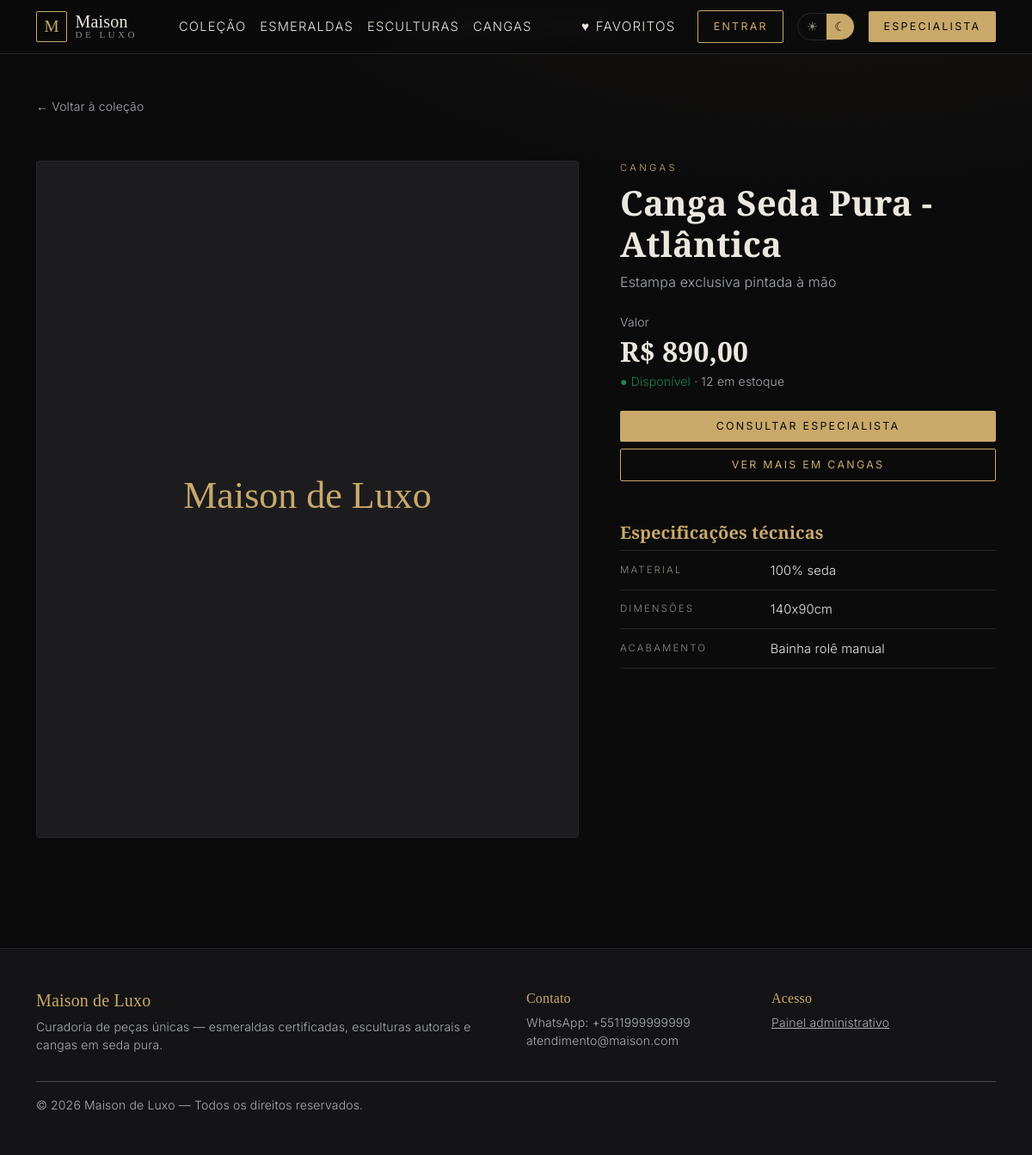
The app's page /produto.php?id=3 with its own data.
### tables this page shows
CREATE TABLE IF NOT EXISTS `produtos` (
  `id` INT AUTO_INCREMENT PRIMARY KEY,
  `nome` VARCHAR(180) NOT NULL,
  `categoria` ENUM('Esmeraldas','Esculturas','Cangas') NOT NULL,
  `preco` DECIMAL(10,2) NOT NULL DEFAULT 0.00,
  `descricao_curta` VARCHAR(255) DEFAULT NULL,
  `especificacoes_tecnicas` TEXT,
  `imagem_url` VARCHAR(255) DEFAULT NULL,
  `estoque` INT NOT NULL DEFAULT 0,
  `criado_em` TIMESTAMP DEFAULT CURRENT_TIMESTAMP,
  INDEX (`categoria`)
);

### includes/cliente_auth.php (called while the page is built, shortened)
<?php
function cliente_logado(): bool {
    return !empty($_SESSION['cliente_id']);
}
function cliente_id(): ?int {
    return cliente_logado() ? (int)$_SESSION['cliente_id'] : null;
}
function favoritos_ids(PDO $pdo): array {
    $cid = cliente_id();
    if (!$cid) return [];
    $s = $pdo->prepare('SELECT produto_id FROM favoritos WHERE cliente_id = :c');
    $s->execute([':c' => $cid]);
    return array_map('intval', $s->fetchAll(PDO::FETCH_COLUMN));
}

### produto.php (the view, shortened to what this page needs)
<?php
require_once __DIR__ . '/config.php';
require_once __DIR__ . '/includes/cliente_auth.php';
$id = isset($_GET['id']) ? (int)$_GET['id'] : 0;
$stmt = $pdo->prepare('SELECT * FROM produtos WHERE id = :id');
$stmt->execute([':id' => $id]);
$produto = $stmt->fetch();
$estoque       = max(0, (int)$produto['estoque']);
$indisponivel  = $estoque <= 0;
if ($indisponivel) {
    $msg = "Olá! Tenho interesse na peça \"{$produto['nome']}\" (cód. {$produto['id']}), que consta como ESGOTADA. Existe previsão de reposição ou peça similar?";
} else {
    $msg = "Olá! Tenho interesse na peça \"{$produto['nome']}\" (cód. {$produto['id']}). Poderia me enviar mais informações?";
}
$wapp = 'https://wa.me/' . WHATSAPP_NUMERO . '?text=' . rawurlencode($msg);
include __DIR__ . '/includes/header.php';
?>
<section class="container py-5">
  <a href="index.php" class="text-muted small text-decoration-none">← Voltar à coleção</a>
  <div class="row g-5 mt-1">
    <div class="col-lg-7">
      <div class="detail-gallery">
        <img id="mainImg" src="<?= htmlspecialchars($produto['imagem_url'] ?: 'assets/placeholder.svg') ?>" alt="<?= htmlspecialchars($produto['nome']) ?>" onerror="this.src='assets/placeholder.svg'">
      </div>
    </div>
    <div class="col-lg-5">
      <p class="product-cat mb-2"><?= htmlspecialchars($produto['categoria']) ?></p>
      <h1 class="serif"><?= htmlspecialchars($produto['nome']) ?></h1>
      <p class="text-muted"><?= htmlspecialchars($produto['descricao_curta'] ?? '') ?></p>
      <div class="my-4">
        <div class="text-muted small">Valor</div>
        <div class="serif" style="font-size:2rem;">R$ <?= number_format((float)$produto['preco'], 2, ',', '.') ?></div>
        <div class="small">
          <?php if ($indisponivel): ?>
            <span class="badge bg-danger">Esgotado</span>
            <span class="text-muted ms-2">Venda temporariamente bloqueada.</span>
          <?php else: ?>
            <span class="text-success">● Disponível</span>
            <span class="text-muted">· <?= $estoque ?> em estoque</span>
          <?php endif; ?>
        </div>
      </div>
      <?php
        $isFav = in_array((int)$produto['id'], favoritos_ids($pdo), true);
      ?>
      <button type="button"
              class="btn btn-fav-detail w-100 mb-2 fav-btn <?= $isFav ? 'is-on' : '' ?>"
              data-id="<?= (int)$produto['id'] ?>"
              title="<?= $isFav ? 'Remover dos favoritos' : 'Adicionar aos favoritos' ?>">
        <span class="heart">♥</span>
        <span class="lbl-off">Adicionar aos favoritos</span>
      </button>
      <?php if ($indisponivel): ?>
        <button class="btn btn-gold w-100 mb-2" disabled aria-disabled="true">Indisponível para venda</button>
        <a href="<?= $wapp ?>" target="_blank" class="btn btn-outline-gold w-100 mb-2">Consultar reposição no WhatsApp</a>
      <?php else: ?>
        <a href="<?= $wapp ?>" target="_blank" class="btn btn-gold w-100 mb-2">Consultar especialista</a>
      <?php endif; ?>
      <a href="index.php?categoria=<?= urlencode($produto['categoria']) ?>" class="btn btn-outline-gold w-100">Ver mais em <?= htmlspecialchars($produto['categoria']) ?></a>
      <h5 class="serif mt-5" style="color:var(--accent);">Especificações técnicas</h5>
      <table class="spec-table">
        <?php
          $linhas = preg_split('/\r\n|\r|\n/', (string)$produto['especificacoes_tecnicas']);
          foreach ($linhas as $linha) {
              $linha = trim($linha);
              if (strpos($linha, ':') !== false) {
                  [$k,$v] = explode(':', $linha, 2);
                  echo '<tr><td>'.htmlspecialchars(trim($k)).'</td><td>'.htmlspecialchars(trim($v)).'</td></tr>';
              } else {
                  echo '<tr><td colspan="2">'.htmlspecialchars($linha).'</td></tr>';
              }
          }
        ?>
      </table>
    </div>
  </div>
</section>
<?php include __DIR__ . '/includes/footer.php'; ?>

### assets/css/style.css (style rules this page uses)
:root { --gold:#c9a96a; --gold-2:#e6c789; --serif:'Cormorant Garamond', serif; --sans:'Inter', system-ui, sans-serif; }
body.theme-dark { --bg:#0b0b0c; --surface:#141416; --surface-2:#1c1c1f; --text:#ece8df; --text-mute:#8e8a82; --border:#26262a; --accent:var(--gold); background:radial-gradient(1200px 600px at 80% -10%, #1a1611 0%, transparent 60%), var(--bg); color:var(--text); }
body { font-family:var(--sans);font-weight:300;letter-spacing:.01em; }
h1,h2,h3,h4,.serif { font-family:var(--serif);font-weight:600;letter-spacing:.005em; }
.btn-gold { background:var(--accent);color:var(--bg);border:none; text-transform:uppercase;letter-spacing:.18em;font-size:.78rem;padding:.55rem 1.1rem;border-radius:2px; }
.btn-outline-gold { background:transparent;border:1px solid var(--accent);color:var(--accent); text-transform:uppercase;letter-spacing:.18em;font-size:.78rem;padding:.55rem 1.1rem;border-radius:2px; }
.product-cat { font-size:.7rem;letter-spacing:.3em;color:var(--accent);text-transform:uppercase; }
.detail-gallery img { width:100%;border-radius:3px;border:1px solid var(--border); }
.spec-table { width:100%;border-top:1px solid var(--border); }
.spec-table tr { border-bottom:1px solid var(--border); }
.spec-table td { padding:.7rem 0;font-size:.92rem; }
.spec-table td:first-child { color:var(--text-mute);width:40%;text-transform:uppercase;letter-spacing:.18em;font-size:.72rem; }
.fav-btn { position:absolute; top:.75rem; right:.75rem; width:38px; height:38px; border-radius:50%; background:rgba(0,0,0,.55); color:#fff; border:1px solid rgba(255,255,255,.25); font-size:1.15rem; line-height:1; display:grid; place-items:center; cursor:pointer; transition:transform .15s, background .2s, color .2s, border-color .2s; backdrop-filter:blur(4px); padding:0; }
.btn-fav-detail { background:transparent; border:1px solid var(--border); color:var(--text); text-transform:uppercase; letter-spacing:.18em; font-size:.78rem; padding:.65rem 1rem; border-radius:2px; display:inline-flex; align-items:center; justify-content:center; gap:.6rem; }
.btn-fav-detail .heart { font-size:1.1rem; color:var(--text-mute); }
.btn-fav-detail .lbl-off { display:inline; }

### records on screen
produtos: categoria "CANGAS", nome "Canga Seda Pura - Atlântica", descricao_curta "Estampa exclusiva pintada à mão", preco "890,00", estoque "12"

### other values on screen
$k "MATERIAL"
$v "100% seda"
$k "DIMENSÕES"
$v "140x90cm"
$k "ACABAMENTO"
$v "Bainha rolê manual"
WHATSAPP_NUMERO "5511999999999"
